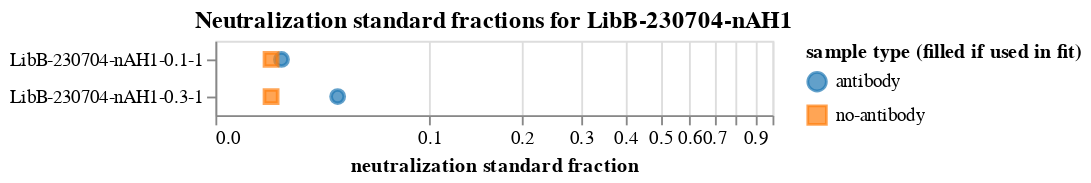

Notebook code for this chart:
### Markdown cell above
Plot the neutralization standard fractions for each sample:

### Code cell
neut_standard_fracs_chart = (
    alt.Chart(
        neut_standard_fracs.rename(
            columns={"antibody_frac": "antibody", "no-antibody_frac": "no-antibody"}
        ).melt(
            id_vars=["sample", "use_in_fit", "concentration"],
            value_vars=["antibody", "no-antibody"],
            var_name="sample type",
            value_name="neutralization standard fraction",
        )
    )
    .encode(
        x=alt.X(
            "neutralization standard fraction",
            scale=alt.Scale(type="symlog", constant=0.04, domainMax=1),
        ),
        y=alt.Y("sample", sort=alt.SortField("concentration"), title=None),
        shape=alt.Shape("sample type", title="sample type (filled if used in fit)"),
        stroke=alt.Color(
            "sample type", scale=alt.Scale(range=["#1F77B4FF", "#FF7F0EFF"])
        ),
        color=alt.Color(
            "sample type", scale=alt.Scale(range=["#1F77B4FF", "#FF7F0EFF"])
        ),
        fillOpacity=alt.Opacity(
            "use_in_fit",
            scale=alt.Scale(domain=[True, False], range=[1, 0]),
        ),
        tooltip=[
            "sample",
            alt.Tooltip("concentration", format=".3g"),
            alt.Tooltip("neutralization standard fraction", format=".3g"),
        ],
    )
    .mark_point(filled=True, size=50)
    .configure_axis(labelLimit=500)
    .properties(title=f"Neutralization standard fractions for {selection}")
)

neut_standard_fracs_chart

### Figure 1 — Vega-Lite specification as saved in the notebook (floating-point values rounded to 4 significant figures)
{"config": {"view": {"continuousWidth": 300, "continuousHeight": 300}, "axis": {"labelLimit": 500}}, "data": {"name": "data-d23151c861f9f2985631781726bc0059"}, "mark": {"type": "point", "filled": true, "size": 50}, "encoding": {"color": {"field": "sample type", "scale": {"range": ["#1F77B4FF", "#FF7F0EFF"]}, "type": "nominal"}, "fillOpacity": {"field": "use_in_fit", "scale": {"domain": [true, false], "range": [1, 0]}, "type": "nominal"}, "shape": {"field": "sample type", "title": "sample type (filled if used in fit)", "type": "nominal"}, "stroke": {"field": "sample type", "scale": {"range": ["#1F77B4FF", "#FF7F0EFF"]}, "type": "nominal"}, "tooltip": [{"field": "sample", "type": "nominal"}, {"field": "concentration", "format": ".3g", "type": "quantitative"}, {"field": "neutralization standard fraction", "format": ".3g", "type": "quantitative"}], "x": {"field": "neutralization standard fraction", "scale": {"constant": 0.04, "domainMax": 1, "type": "symlog"}, "type": "quantitative"}, "y": {"field": "sample", "sort": {"field": "concentration"}, "title": null, "type": "nominal"}}, "title": "Neutralization standard fractions for LibB-230704-nAH1", "$schema": "https://vega.github.io/schema/vega-lite/v5.8.0.json", "datasets": {"data-d23151c861f9f2985631781726bc0059": [{"sample": "LibB-230704-nAH1-0.1-1", "use_in_fit": true, "concentration": 0.1, "sample type": "antibody", "neutralization standard fraction": 0.01887}, {"sample": "LibB-230704-nAH1-0.3-1", "use_in_fit": true, "concentration": 0.3, "sample type": "antibody", "neutralization standard fraction": 0.04176}, {"sample": "LibB-230704-nAH1-0.1-1", "use_in_fit": true, "concentration": 0.1, "sample type": "no-antibody", "neutralization standard fraction": 0.01539}, {"sample": "LibB-230704-nAH1-0.3-1", "use_in_fit": true, "concentration": 0.3, "sample type": "no-antibody", "neutralization standard fraction": 0.01539}]}}
